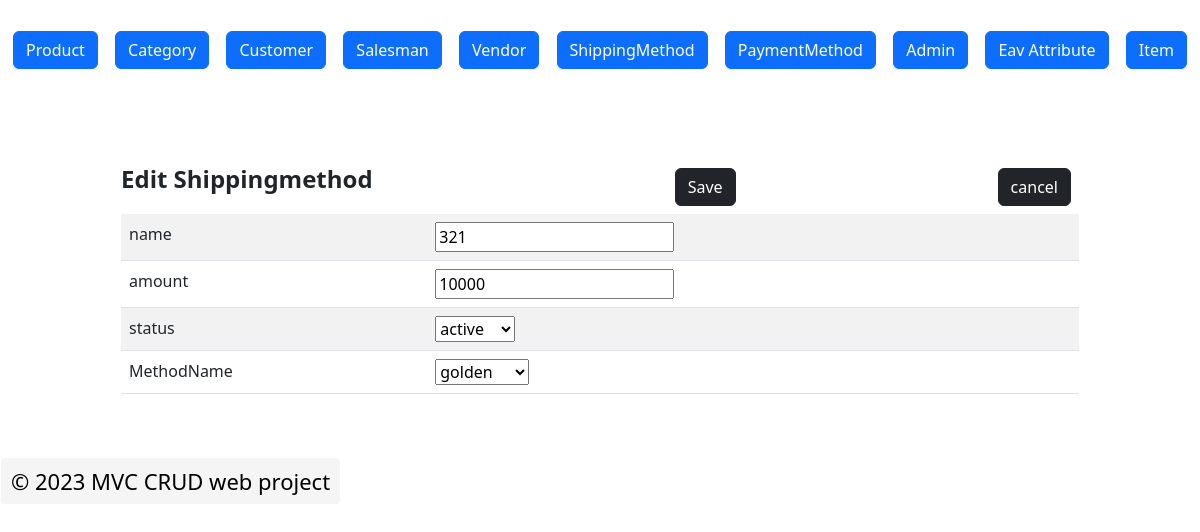
Screenshot of /index.php?c=shippingmethod&a=edit&shipping_method_id=65 with the database file from the repository.
### tables this page shows
CREATE TABLE `shipping_method` (
  `shipping_method_id` int(11) NOT NULL,
  `name` varchar(255) NOT NULL,
  `amount` decimal(50,0) NOT NULL,
  `status` tinyint(4) NOT NULL,
  `created_at` datetime NOT NULL,
  `updated_at` datetime NOT NULL
);

CREATE TABLE `eav_attribute` (
  `attribute_id` int(11) NOT NULL,
  `entity_type_id` int(11) NOT NULL,
  `code` varchar(20) NOT NULL,
  `backend_type` varchar(20) DEFAULT NULL,
  `name` varchar(20) NOT NULL,
  `status` tinyint(4) NOT NULL,
  `backend_model` varchar(255) NOT NULL,
  `input_type` varchar(20) NOT NULL
);

### Block/Core/Template.php (called while the page is built, shortened)
<?php
class Block_Core_Template extends Model_Core_View
{
	protected $children = [];
	public function getChildren()
	{
		return $this->children;
	}
	public function addChild($key, $value)
	{
		$this->children[$key] = $value;
		return $this;
	}
}

### Model/Core/View.php (called while the page is built, shortened)
<?php
class Model_Core_View
{
	protected $template = null;
	protected $data = [];
	public function setTemplate($template)
	{
		$this->template = $template;
		return $this;
	}
	public function getTemplate()
	{
		return $this->template;
	}
	public function setData($data)
	{
		$this->data = $data;
		return $this;
	}
	public function getData($key = null)
	{
		if (array_key_exists($key, $this->data)) {
			return $this->data[$key];
		}
		return null;
	}
	public function render()
	{
		require "View" . DS . $this->getTemplate();
	}
	public function getUrl($action = null, $controller = null, $param = [], $reset = false)
	{
		return Ccc::getModel('Core_Url')->getUrl($action, $controller, $param, $reset);
	}
}

### Controller/Shippingmethod.php (called while the page is built, shortened)
<?php
class Controller_Shippingmethod extends Controller_Core_Action
{
	public function editAction()
	{
		try {
			$shippingMethodId = (int) Ccc::getModel('Core_Request')->getParam('shipping_method_id');
			$layout = $this->getLayout();
			$shippingMethod = Ccc::getModel('shippingmethod')->load($shippingMethodId);
			$edit = $layout->createBlock('ShippingMethod_Edit')->setData(['shippingmethod'=>$shippingMethod]);
			$layout->getChild('content')->addChild('edit',$edit);
			$layout->render();
		} catch (Exception $e) {
			Ccc::getModel('Core_View')->getMessage()->add($e->getMessage(),Model_Core_Message::FAILURE);
			$this->redirect('grid','',[],true);
		}
	}
}
?>

### index.php (called while the page is built, shortened)
<?php
spl_autoload_register(function ($className) {
    $classPath = str_replace('_', '/', $className);
});
class Ccc
{
	public static function init()
	{
		$front = new Controller_Core_Front();
		$front->init();
	}
	public static function getModel($className)
	{
		return new $className();
	}
}
Ccc::init();
?>

### Model/Core/Url.php (called while the page is built, shortened)
<?php
require_once'Model/Core/Request.php';
class Model_Core_Url
{
	public function getUrl($action = null, $controller = null, $param = [], $reset = false)
	{
		$result = new Model_Core_Request();
		$final = $result->getParam();
		if ($reset) {
			$final = [];
		}
		if ($controller) {
			$final['c'] = $controller;
		}
		else{
			$final['c'] = $result->getControllerName();
		}
		if ($action) {
			$final['a'] = $action;
		}
		else{
			$final['a'] = $result->getActionName();
		}
		$queryString = http_build_query($final);
		$requesturl = trim($_SERVER['REQUEST_URI'], $_SERVER['QUERY_STRING']);
		return $url = $_SERVER['REQUEST_SCHEME'].'://'.$_SERVER['HTTP_HOST'].$requesturl.$queryString;
	}
}
?>

### Model/Core/Request.php (called while the page is built, shortened)
<?php
class Model_Core_Request
{
	public function getParam($key = null , $value = null)
	{
		if($key == 	null)
		{
			return $_GET;
		}
		if(array_key_exists($key, $_GET))
		{
			return $_GET[$key];
		}
		return $value;
	}
}
?>

### Block/Shippingmethod/Edit.php (called while the page is built, shortened)
<?php
class Block_Shippingmethod_Edit extends Block_Core_Template
{
	public function getRow()
	{
		$shippingMethod = $this->getData('shippingmethod');
		return $shippingMethod;
	}
	public function getAttributes()
	{
		$attribute = Ccc::getModel('shippingmethod')->getAttributes();
		return $attribute;
	}
}

### Model/Core/Table.php (called while the page is built, shortened)
<?php
class Model_Core_Table
{
	protected $data = [];
	protected $resource = null;
	protected $collection = null;
	public function setResource($resource)
	{
		$this->resource = $resource;
		return $this;
	}
	public function getResource()
	{
		if ($this->resource) {
			return $this->resource;
		}
		$resource = new ($this->resourceClass)();
		return $resource;
	}
	public function setCollection($collection)
	{
		$this->collection = $collection;
		return $this;
	}
	public function getCollection()
	{
		if ($this->collection) {
			return $this->collection;
		}
		$collection = new ($this->collectionClass)();
		return $collection;
	}
	public function getId()
	{
		$primaryKey = $this->getResource()->getPrimaryKey();
		return $this->$primaryKey;
	}
	public function getResourceName()
	{
		return $this->getResource()->getResourceName();
	}
	public function getPrimaryKey()
	{
		return $this->getResource()->getPrimaryKey();
	}
	public function __get($key)
	{
		return $this->data[$key];
	}
	public function setData(array $data)
	{
		$this->data = array_merge($this->data, $data) ;
		return $this;
	}
	public function load($id, $column = null)
	{
		if (!$column) {
			$column = $this->getPrimaryKey();
		}
		$query = "SELECT * FROM `{$this->getResourceName()}` WHERE `{$column}` = {$id}";
		$result = $this->getResource()->fetchRow($query);
		if ($result) {
			$this->data = $result;
		}
		return $this;
	}
	public function fetchAll($query)
	{
		$result = $this->getResource()->fetchAll($query);
		$collection = $this->getCollection()->setData($result);
		return $collection;
	}
}
?>

### Model/Core/Adapter.php (called while the page is built, shortened)
	<?php
class Model_Core_Adapter {
	public $config = [
		'host' => 'localhost',
		'username'=>'root',
		'password' => '',
		'dbname' => 'newmvc-hirenasodiya'
	];
	public $connect = null;
	public function connect()
	{
		if($this->connect!=null)
		{
			return $this->connect;
		}
		$connect = mysqli_connect(
		$this->config['host'],
		$this->config['username'],
		$this->config['password'],
		$this->config['dbname']);
		$this->connect=$connect;
		return $connect;
	}
	public function fetchAll($query)
	{
		$connect = $this->connect();
		$result	= mysqli_query($connect,$query);
		if($result->num_rows > 0)
		{
		    return $result->fetch_all(MYSQLI_ASSOC);
		}
		return null;
	}
	public function fetchOne($query)
	{
		$connect = $this->connect();
		$result = mysqli_query($connect, $query);
		$data = $result->fetch_array();
		if(array_key_exists(0, $data))
		{
			return $data[0];
		}
		return null;
	}
	public function fetchRow($query)
	{
		$connect = $this->connect();
		$result = mysqli_query($connect,$query);
		if($result->num_rows > 0)
		{
			return $result->fetch_assoc();
		}
		return false;
	}
}
?>

### Model/Core/Table/Resource.php (called while the page is built, shortened)
<?php
class Model_Core_Table_Resource
{
	protected $primaryKey = null;
	protected $adapter = null;
	protected function setAdapter($adapter)
	{
		$this->adapter = $adapter;
		return $this;
	}
	public function getAdapter()
	{
		if ($this->adapter) {
			return $this->adapter;
		}
		$adapter = new Model_Core_Adapter();
		return $adapter;
	}
	public function setPrimaryKey($primaryKey)
	{
		$this->primaryKey = $primaryKey;
		return $this;
	}
	public function getPrimaryKey()
	{
		return $this->primaryKey;
	}
	public function fetchAll($query)
	{
		return $this->getAdapter()->fetchAll($query);
	}
	public function fetchRow($query)
	{
		return $this->getAdapter()->fetchRow($query);
	}
}
?>

### Model/Shippingmethod/Resource.php (called while the page is built, shortened)
<?php
class Model_Shippingmethod_Resource extends Model_Core_Table_Resource
{
	public function getStatusOptions()
	{
		return [
			Model_Shippingmethod::STATUS_ACTIVE => Model_Shippingmethod::STATUS_ACTIVE_LBL,
			Model_Shippingmethod::STATUS_INACTIVE => Model_Shippingmethod::STATUS_INACTIVE_LBL
		];
	}
}

### Model/Shippingmethod.php (called while the page is built, shortened)
<?php
class Model_Shippingmethod extends Model_Core_Table
{
    public function getStatus()
    {
        if ($this->status) {
            return $this->status;
        }
        return self::STATUS_DEFAULT;
    }
    public function getAttributes()
    {
        $sql = "SELECT * FROM `eav_attribute` WHERE `entity_type_id` = 9 ";
        $attributes = Ccc::getModel('Core_Eav_Attribute')->fetchAll($sql);
        return $attributes->getData();
    }
    public function getAttributeValue($attribute)
    {
        if ($this->getId()) {
            $query = "SELECT `value` FROM `shipping_method_{$attribute->backend_type}` WHERE `entity_id` = '{$this->getId()}' AND `attribute_id` = '{$attribute->getId()}'";
            $row = $this->getResource()->getAdapter()->fetchOne($query);
            return $row;
        }
    }
}
?>

### Model/Core/Table/Collection.php (called while the page is built, shortened)
<?php
class Model_Core_Table_Collection
{
	protected $data = [];
	public function setData(array $data)
	{
		$this->data = array_merge($this->data, $data);
		return $this;
	}
	public function getData()
	{
		return $this->data;
	}
}

### View/core/eav/attribute/inputType.phtml (called while the page is built)
<?php
$this->getInputTypeField()->render();

### Block/Core/Eav/Attribute/InputType/Select.php (called while the page is built, shortened)
<?php
class Block_Core_Eav_Attribute_InputType_Select extends Block_Core_Template
{
    protected $_attribute = null;
    public function setAttribute($attribute)
    {
        $this->_attribute = $attribute;
        return $this;
    }
    public function getAttribute()
    {
        return $this->_attribute;
    }
}

### Model/Core/Eav/Attribute.php (called while the page is built, shortened)
<?php
class Model_Core_Eav_Attribute extends Model_Core_Table
{
    public function getOption()
    {
        $sql = "SELECT * FROM `eav_attribute_option` WHERE `attribute_id` = '{$this->attribute_id}'";
        $options = Ccc::getModel('Core_Eav_Attribute_Option')->fetchAll($sql);
        return $options;
    }
}
?>

### View/core/eav/attribute/inputtype/select.phtml (the view, shortened to what this page needs)
<?php $attribute = $this->getAttribute(); ?>
<?php $options = $attribute->getOption();  ?>
<?php $row = $this->getRow();  ?>
<select name="attribute[<?php echo $attribute->backend_type ?>][<?php echo $attribute->getId();?>]">
    <?php if($options): ?>
        <?php foreach ($options->getData() as $option):?>
            <?php $selected = ($row->getAttributeValue($attribute) == $option->option_id)? 'selected' : '' ?>
            <option value="<?php echo $option->option_id ?>" <?php echo $selected ?>><?php echo $option->name; ?></option>
        <?php endforeach; ?>
    <?php endif; ?>
</select>

### View/html/content.phtml
<?php
$children = $this->getChildren();
foreach ($children as $child) {
	$child->render();
}
?>

### View/shippingmethod/edit.phtml (shortened to what this page needs)
<?php
$shippingMethod = $this->getRow();
$attributes = $this->getAttributes();
?>
<form action="<?php echo $this->getUrl('save','shippingmethod')?>" method="post">
<div class="d-flex align-items-center justify-content-sm-between">
		<p class="fw-bolder fs-4">Edit Shippingmethod</p>
			<button class="btn btn-dark ms-5">Save</button>
			<div class="m-2 mx-2"><a class="btn btn-dark pull-right" href="<?php echo $this->getUrl('grid','shippingmethod', [], true);?>">cancel</a></div>
		</div>
<table class="table table-striped">
		<tr>
			<td>
				<label>name</label>
			</td>
			<td>
				<input type="text" name="shippingmethod[name]" value="<?php echo $shippingMethod->name;?>">
			</td>
		</tr>
		<tr>
			<td>
				<label>amount</label>
			</td>
			<td>
				<input type="text" name="shippingmethod[amount]" value="<?php echo $shippingMethod->amount;?>">
			</td>
		</tr>
		<tr>
			<td>
				<label>status</label>
			</td>
			<td>
				<select name="shippingmethod[status]" >
				<?php foreach($shippingMethod->getResource()->getStatusOptions() as $key => $value): ?>
				<?php $selected = ($key == $shippingMethod->getStatus()) ? 'selected' : ''; ?>
				<option value="<?php echo $key; ?>" <?php echo $selected ;?>> <?php echo $value;?>
				 </option>
				<?php endforeach; ?>
			</select>
			</td>
		</tr>
		<?php foreach($attributes as $key => $attribute): ?>
		<tr>
			<td><?php echo $attribute->name ;?></td>
			<td>
				<?php $this->getLayout()->createBlock('Core_Eav_Attribute_InputType')->setAttribute($attribute)->setRow($shippingMethod)->render(); ?>
			</td>
		</tr>
	<?php endforeach; ?>
	</table>
</form>
</body>
</html>

### rows the page displays
shipping_method: name "321", amount "10000"
eav_attribute: name "MethodName"

### other values shown
form field value "active"
form field value "golden"
